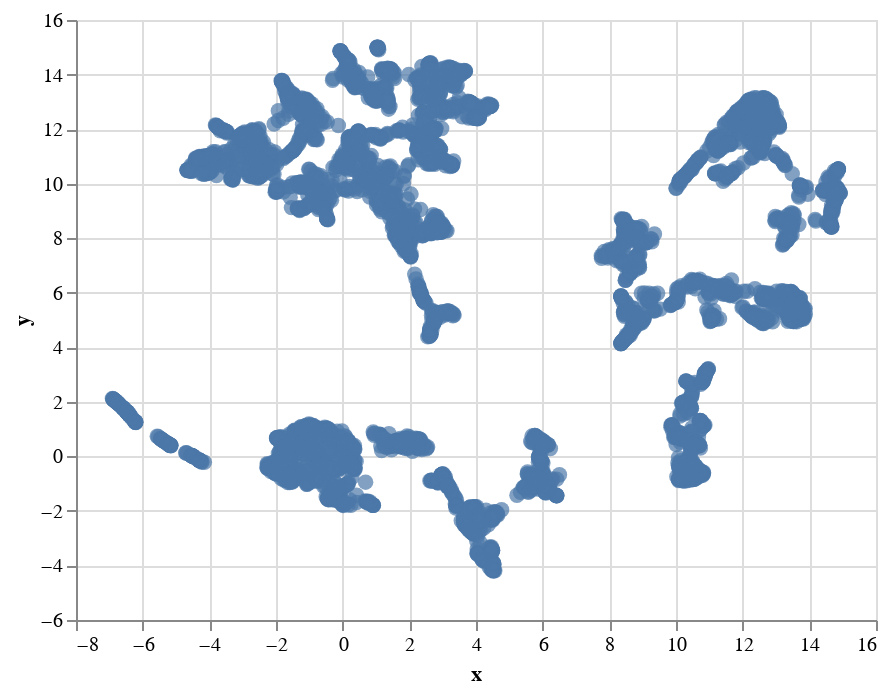

Notebook cell for this chart:
### Code cell
# Construct a new DataFrame from the embeddings and merge with 'country' columns from the original data
vis_data = pd.DataFrame({
    'x': embeddings[:, 0],         # Assuming embeddings is a 2D array or similar structure
    'y': embeddings[:, 1],
    'country': data_sampled['country']
})

# Create an interactive scatter plot using Altair
chart = alt.Chart(vis_data).mark_circle(size=60).encode(
    x='x',
    y='y',
    tooltip=['country']
).interactive()

chart

### Figure 1 — Vega-Lite specification as saved in the notebook (floating-point values rounded to 4 significant figures; data arrays with more than 128 entries replaced by an {"elided": "..."} marker saying what was removed)
{"config": {"view": {"continuousWidth": 400, "continuousHeight": 300}}, "data": {"name": "data-91a7ef630355dea141a59655ee59cc70"}, "mark": {"type": "circle", "size": 60}, "encoding": {"tooltip": [{"field": "country", "type": "nominal"}], "x": {"field": "x", "type": "quantitative"}, "y": {"field": "y", "type": "quantitative"}}, "selection": {"selector003": {"type": "interval", "bind": "scales", "encodings": ["x", "y"]}}, "$schema": "https://vega.github.io/schema/vega-lite/v4.17.0.json", "datasets": {"data-91a7ef630355dea141a59655ee59cc70": {"elided": "5000 records"}}}
